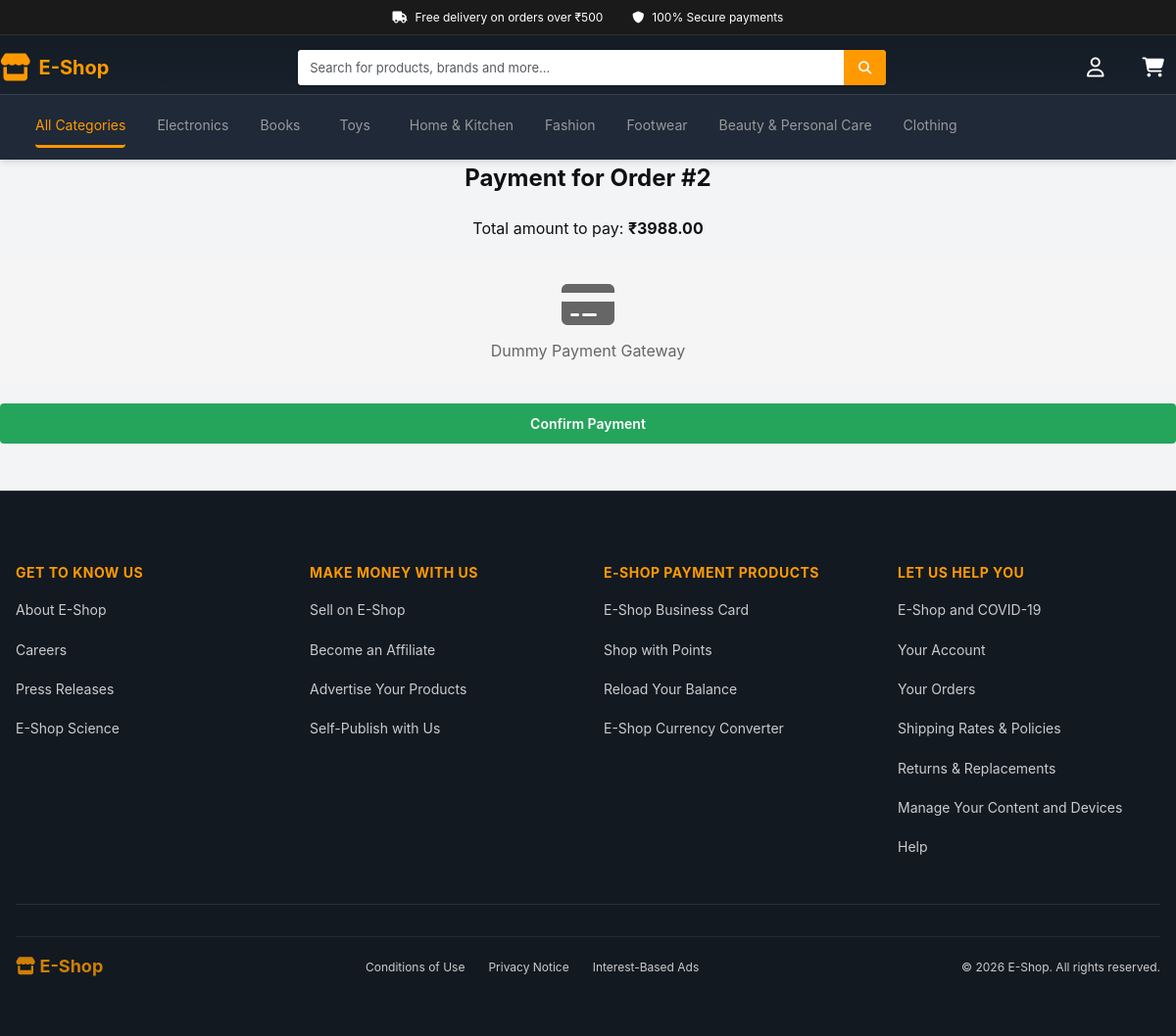
The page /orders/payment/2/ (signed in) on the database its author committed.
### products/models.py (models this page shows, shortened)
class Category(models.Model):
    name = models.CharField(max_length=200, unique=True)
    slug = models.SlugField(max_length=200, unique=True)
    icon = models.CharField(max_length=50, blank=True, help_text="Font Awesome icon class")
    class Meta:
        verbose_name_plural = 'categories'

### orders/models.py (models this page shows, shortened)
class Order(models.Model):
    user = models.ForeignKey(settings.AUTH_USER_MODEL, related_name='orders', on_delete=models.CASCADE)
    first_name = models.CharField(max_length=50)
    last_name = models.CharField(max_length=50)
    email = models.EmailField()
    phone_number = models.CharField(max_length=20, blank=False)
    address = models.CharField(max_length=250)
    city = models.CharField(max_length=100)
    state = models.CharField(max_length=100, blank=False)
    postal_code = models.CharField(max_length=20)
    country = models.CharField(max_length=100, blank=False)
    created = models.DateTimeField(auto_now_add=True)
    updated = models.DateTimeField(auto_now=True)
    paid = models.BooleanField(default=False)
    class Meta:
        ordering = ('-created',)
    def get_total_cost(self):
        return sum(item.get_cost() for item in self.items.all())

class OrderItem(models.Model):
    order = models.ForeignKey(Order, related_name='items', on_delete=models.CASCADE)
    product = models.ForeignKey(Product, related_name='order_items', on_delete=models.CASCADE)
    price = models.DecimalField(max_digits=10, decimal_places=2)
    quantity = models.PositiveIntegerField(default=1)
    def get_cost(self):
        return self.price * self.quantity

### orders/views.py (the view)
# urls.py: path('payment/<int:order_id>/', views.order_payment, name='order_payment'),
@login_required
def order_payment(request, order_id):
    order = get_object_or_404(Order, id=order_id, user=request.user)
    if request.method == 'POST':
        order.paid = True
        order.save()
        return redirect('orders:order_success', order_id=order.id)
    return render(request, 'orders/payment.html', {'order': order})

### products/context_processors.py (called while the page is built)
def categories_processor(request):
    return {
        'global_categories': Category.objects.all()
    }

### templates/orders/payment.html (shortened to what this page needs)
{% extends 'base.html' %}
{% block content %}
<div class="form-container" style="text-align: center;">
    <h2>Payment for Order #{{ order.id }}</h2>
    <p style="margin: 20px 0;">Total amount to pay: <strong>₹{{ order.get_total_cost }}</strong></p>
    <div style="background: #f5f5f5; padding: 20px; border-radius: 4px; margin-bottom: 20px;">
        <p><i class="fa-solid fa-credit-card fa-3x" style="color: #666;"></i></p>
        <p style="margin-top: 10px; color: #666;">Dummy Payment Gateway</p>
    </div>
    <form action="." method="post">
        <button type="submit" class="btn btn-primary btn-block" style="background-color: var(--success-color);">
            Confirm Payment
        </button>
    </form>
</div>
{% endblock %}

### templates/base.html (shortened to what this page needs)
{% load static %}
<!DOCTYPE html>
<html lang="en">
<head>
    <link rel="stylesheet" href="{% static 'css/style.css' %}?v=3.0">
    <link rel="stylesheet" href="https://cdnjs.cloudflare.com/ajax/libs/font-awesome/6.4.0/css/all.min.css">
</head>
<body>
    <header class="header">
        <div class="top-bar">
            <div class="container">
                <span><i class="fa-solid fa-truck"></i> Free delivery on orders over ₹500</span>
                <span><i class="fa-solid fa-shield"></i> 100% Secure payments</span>
            </div>
        </div>
        <div class="navbar container">
            <a href="{% url 'products:product_list' %}" class="logo">
                <i class="fa-solid fa-store"></i>
                <span>E-Shop</span>
            </a>
            <div class="search-bar">
                <form action="{% url 'products:product_list' %}" method="get">
                    <input type="text" name="q" placeholder="Search for products, brands and more..." value="{{ request.GET.q }}" autocomplete="off">
                    <button type="submit">
                        <i class="fa-solid fa-magnifying-glass"></i>
                    </button>
                </form>
            </div>
            <nav class="nav-links">
                {% if request.user.is_authenticated %}
                    <div class="nav-item dropdown">
                        <button class="dropdown-toggle">
                            <i class="fa-regular fa-user"></i>
                        </button>
                    </div>
                {% else %}
                    <a href="{% url 'users:login' %}" class="nav-item">
                        <i class="fa-regular fa-user"></i>
                        <span>Hello, Sign in</span>
                    </a>
                {% endif %}
                <a href="{% url 'cart:cart_detail' %}" class="nav-item cart-icon">
                    <i class="fa-solid fa-cart-shopping"></i>
                </a>
            </nav>
        </div>
        <div class="categories-bar">
            <div class="container">
                <div class="categories-menu">
                    <div class="categories-list" id="categories-list">
                        <a href="{% url 'products:product_list' %}" class="category-link active">All Categories</a>
                        {% for c in global_categories %}
                            <a href="{% url 'products:product_list_by_category' c.slug %}" class="category-link">
                                {{ c.name }}
                            </a>
                        {% endfor %}
                    </div>
                </div>
            </div>
        </div>
    </header>
    <main class="main-content">
        {% block content %}
        {% endblock %}
    </main>
    <footer class="footer">
        <div class="container">
            <div class="footer-content">
                <div class="footer-section">
                    <h3>Get to Know Us</h3>
                    <a href="#">About E-Shop</a>
                    <a href="#">Careers</a>
                    <a href="#">Press Releases</a>
                    <a href="#">E-Shop Science</a>
                </div>
                <div class="footer-section">
                    <h3>Make Money with Us</h3>
                    <a href="#">Sell on E-Shop</a>
                    <a href="#">Become an Affiliate</a>
                    <a href="#">Advertise Your Products</a>
                    <a href="#">Self-Publish with Us</a>
                </div>
                <div class="footer-section">
                    <h3>E-Shop Payment Products</h3>
                    <a href="#">E-Shop Business Card</a>
                    <a href="#">Shop with Points</a>
                    <a href="#">Reload Your Balance</a>
                    <a href="#">E-Shop Currency Converter</a>
                </div>
                <div class="footer-section">
                    <h3>Let Us Help You</h3>
                    <a href="#">E-Shop and COVID-19</a>
                    <a href="#">Your Account</a>
                    <a href="#">Your Orders</a>
                    <a href="#">Shipping Rates & Policies</a>
                    <a href="#">Returns & Replacements</a>
                    <a href="#">Manage Your Content and Devices</a>
                    <a href="#">Help</a>
                </div>
            </div>
            <div class="footer-bottom">
                <div class="footer-logo">
                    <a href="{% url 'products:product_list' %}">
                        <i class="fa-solid fa-store"></i> E-Shop
                    </a>
                </div>
                <div class="footer-links">
                    <a href="#">Conditions of Use</a>
                    <a href="#">Privacy Notice</a>
                    <a href="#">Interest-Based Ads</a>
                </div>
                <div class="footer-copyright">
                    <p>&copy; 2026 E-Shop. All rights reserved.</p>
                </div>
            </div>
        </div>
    </footer>
</body>
</html>

### templates/base.html (style rules this page uses)
.top-bar { background: #1a1a1a; padding: 8px 0; font-size: 12px; }
.top-bar .container { display: flex; justify-content: center; gap: 30px; flex-wrap: wrap; }
.top-bar span { display: flex; align-items: center; gap: 8px; }
.navbar { display: flex; align-items: center; gap: 20px; padding: 15px 0; flex-wrap: wrap; }
.logo { display: flex; align-items: center; gap: 8px; font-size: 24px; font-weight: 700; color: var(--secondary-color); white-space: nowrap; flex-shrink: 0; }
.logo i { font-size: 28px; }
.logo span { display: inline; }
.search-bar { flex: 1; min-width: 200px; }
.search-bar form { display: flex; background: white; border-radius: 4px; overflow: hidden; }
.search-bar input { flex: 1; border: none; padding: 10px 12px; font-size: 13px; outline: none; }
.search-bar button { background: var(--secondary-color); color: white; border: none; padding: 0 15px; cursor: pointer; transition: background 0.3s; }
.nav-links { display: flex; align-items: center; gap: 15px; flex-shrink: 0; }
.nav-item { display: flex; align-items: center; gap: 5px; color: white; font-size: 13px; white-space: nowrap; position: relative; }
.cart-icon { position: relative; }
.dropdown { position: relative; }
.dropdown-toggle { display: flex; align-items: center; gap: 5px; color: white; background: none; border: none; font-size: 13px; cursor: pointer; white-space: nowrap; }
.categories-bar { background: var(--accent-color); border-top: 1px solid rgba(255,255,255,0.1); }
.categories-menu { display: flex; align-items: center; }
.categories-list { display: flex; align-items: center; gap: 32px; flex: 1; overflow-x: auto; padding: 0 20px; margin: 0; list-style: none; scrollbar-width: none; -ms-overflow-style: none; }
.category-link { color: #999; padding: 14px 20px; font-size: 13px; display: flex; align-items: center; gap: 8px; white-space: nowrap; transition: all 0.3s; border-bottom: 3px solid transparent; border-radius: 4px; }
.category-link.active { color: var(--secondary-color); border-bottom-color: var(--secondary-color); }

### rows shown on the page
Category: name "Electronics"
Category: name "Books"
Category: name "Toys"
Category: name "Home & Kitchen"
Category: name "Fashion"
Category: name "Footwear"
Category: name "Beauty & Personal Care"
Category: name "Clothing"
Order: id "2", get_total_cost "3988.00"
